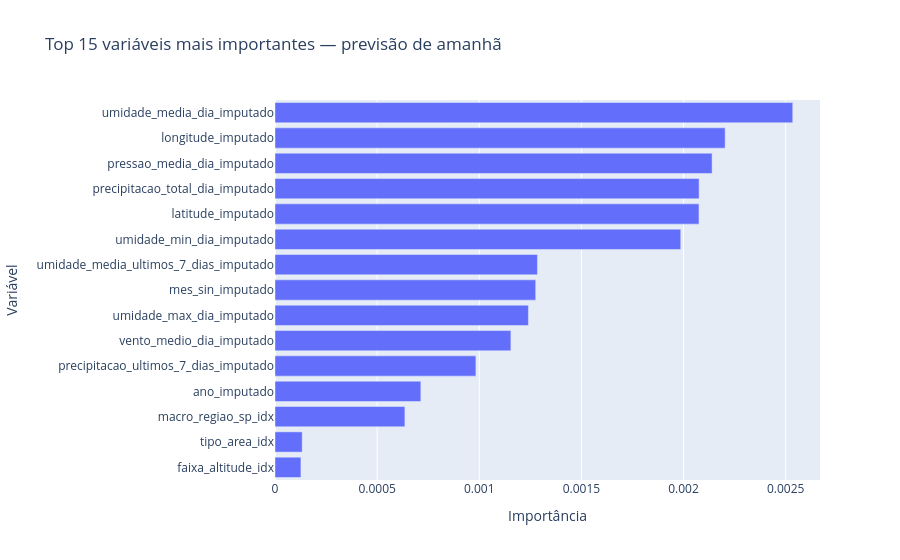

The code cell stored with this chart in its notebook:
### Markdown cell above
### Gráfico: top 15 variáveis mais importantes — amanhã

### Code cell
importancias_amanha.createOrReplaceTempView("importancias_amanha")

imp_amanha_rows = spark.sql("""
    SELECT
        feature,
        importancia
    FROM importancias_amanha
    ORDER BY importancia ASC
    LIMIT 15
""").collect()

imp_amanha_plot = {
    "feature": [row["feature"] for row in imp_amanha_rows],
    "importancia": [row["importancia"] for row in imp_amanha_rows]
}

fig = px.bar(
    imp_amanha_plot,
    x="importancia",
    y="feature",
    orientation="h",
    title="Top 15 variáveis mais importantes — previsão de amanhã",
    labels={
        "importancia": "Importância",
        "feature": "Variável"
    }
)

fig.show()

### Figure 1 — Plotly figure (JSON) as saved in the notebook; plotly's stock layout.template omitted (floating-point values rounded to 4 significant figures)
{"data": [{"hovertemplate": "Importância=%{x}<br>Variável=%{y}<extra></extra>", "legendgroup": "", "marker": {"color": "#636efa", "pattern": {"shape": ""}}, "name": "", "orientation": "h", "showlegend": false, "textposition": "auto", "type": "bar", "x": [0.0001269, 0.0001331, 0.0006359, 0.000714, 0.0009836, 0.001155, 0.001241, 0.001276, 0.001285, 0.001986, 0.002076, 0.002076, 0.00214, 0.002204, 0.002535], "xaxis": "x", "y": ["faixa_altitude_idx", "tipo_area_idx", "macro_regiao_sp_idx", "ano_imputado", "precipitacao_ultimos_7_dias_imputado", "vento_medio_dia_imputado", "umidade_max_dia_imputado", "mes_sin_imputado", "umidade_media_ultimos_7_dias_imputado", "umidade_min_dia_imputado", "latitude_imputado", "precipitacao_total_dia_imputado", "pressao_media_dia_imputado", "longitude_imputado", "umidade_media_dia_imputado"], "yaxis": "y"}], "layout": {"barmode": "relative", "legend": {"tracegroupgap": 0}, "title": {"text": "Top 15 variáveis mais importantes — previsão de amanhã"}, "xaxis": {"anchor": "y", "domain": [0, 1], "title": {"text": "Importância"}}, "yaxis": {"anchor": "x", "domain": [0, 1], "title": {"text": "Variável"}}}}
